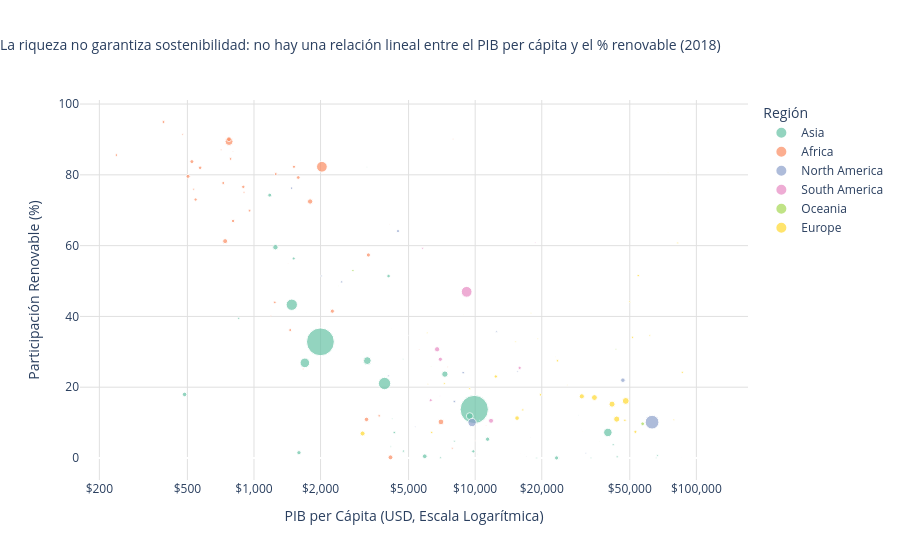

This figure's notebook cell:
### Markdown cell above
### Pregunta 3: Riqueza vs. renovables

### Code cell
year_sel = 2018
df_y = final_dataset[(final_dataset['year'] == year_sel) & (~final_dataset['is_region']) & final_dataset['region'].notna()].copy()
df_y = df_y.dropna(subset=['gdp_per_capita', 'renewable_share_of_total_energy'])

fig = px.scatter(
    df_y,
    x='gdp_per_capita',
    y='renewable_share_of_total_energy',
    size='population',
    color='region',
    hover_name='country',
    log_x=True,
    color_discrete_sequence=px.colors.qualitative.Set2,
    labels={
        'gdp_per_capita': 'PIB per Cápita (USD, Escala Logarítmica)',
        'renewable_share_of_total_energy': 'Participación Renovable (%)',
        'region': 'Región'
    },
    title=f'La riqueza no garantiza sostenibilidad: no hay una relación lineal entre el PIB per cápita y el % renovable ({year_sel})'
)
fig.update_layout(
    plot_bgcolor='white',
    title_x=0.0,
    title_font_size=14,
    xaxis=dict(
        showgrid=True, gridcolor='#E0E0E0',
        tickvals=[200, 500, 1000, 2000, 5000, 10000, 20000, 50000, 100000],
        ticktext=['$200', '$500', '$1,000', '$2,000', '$5,000', '$10,000', '$20,000', '$50,000', '$100,000']
    ),
    yaxis=dict(showgrid=True, gridcolor='#E0E0E0')
)
fig.show()

### Figure 1 — Plotly figure (JSON) as saved in the notebook; plotly's stock layout.template omitted (floating-point values rounded to 4 significant figures)
{"data": [{"hovertemplate": "<b>%{hovertext}</b><br><br>Región=Asia<br>PIB per Cápita (USD, Escala Logarítmica)=%{x}<br>Participación Renovable (%)=%{y}<br>population=%{marker.size}<extra></extra>", "hovertext": ["Afghanistan", "Armenia", "Azerbaijan", "Bahrain", "Bangladesh", "Bhutan", "Cambodia", "China", "Cyprus", "Georgia", "India", "Indonesia", "Iraq", "Israel", "Japan", "Jordan", "Kazakhstan", "Kuwait", "Lebanon", "Malaysia", "Maldives", "Mongolia", "Myanmar", "Nepal", "Oman", "Pakistan", "Philippines", "Qatar", "Saudi Arabia", "Singapore", "Sri Lanka", "Tajikistan", "Thailand", "Turkey", "Turkmenistan", "United Arab Emirates", "Uzbekistan"], "legendgroup": "Asia", "marker": {"color": "rgb(102,194,165)", "size": [36740000.0, 2910000.0, 10040000.0, 1498000.0, 163500000.0, 759800.0, 16270000.0, 1419000000.0, 1271000.0, 3795000.0, 1375000000.0, 270000000.0, 40270000.0, 8510000.0, 126900000.0, 10460000.0, 18930000.0, 4323000.0, 5984000.0, 32910000.0, 473100.0, 3168000.0, 52270000.0, 28080000.0, 4598000.0, 226900000.0, 109500000.0, 2761000.0, 30370000.0, 5634000.0, 22250000.0, 9307000.0, 71380000.0, 84420000.0, 6656000.0, 9347000.0, 32370000.0], "sizemode": "area", "sizeref": 3548000.0, "symbol": "circle"}, "mode": "markers", "name": "Asia", "orientation": "v", "showlegend": true, "type": "scatter", "x": [485.7, 4221.0, 4740.0, 24090.0, 1698.0, 3243.0, 1512.0, 9905.0, 29330.0, 4723.0, 1997.0, 3894.0, 5916.0, 42060.0, 39810.0, 4308.0, 9813.0, 33400.0, 8058.0, 11380.0, 10280.0, 4157.0, 1250.0, 1179.0, 18950.0, 1482.0, 3252.0, 65910.0, 23340.0, 66680.0, 4059.0, 853.2, 7297.0, 9454.0, 6967.0, 43840.0, 1597.0], "xaxis": "x", "y": [17.96, 11.13, 1.93, 0.0, 26.88, 82.22, 56.38, 13.71, 12.11, 27.94, 32.82, 21.05, 0.49, 3.75, 7.22, 7.2, 1.88, 0.03, 4.75, 5.31, 1.12, 3.26, 59.55, 74.27, 0.0, 43.3, 27.51, 0.05, 0.02, 0.73, 51.4, 39.47, 23.7, 11.83, 0.06, 0.32, 1.49], "yaxis": "y"}, {"hovertemplate": "<b>%{hovertext}</b><br><br>Región=Africa<br>PIB per Cápita (USD, Escala Logarítmica)=%{x}<br>Participación Renovable (%)=%{y}<br>population=%{marker.size}<extra></extra>", "hovertext": ["Algeria", "Angola", "Benin", "Botswana", "Burkina Faso", "Burundi", "Cameroon", "Central African Republic", "Chad", "Comoros", "Djibouti", "Equatorial Guinea", "Eswatini", "Ethiopia", "Gabon", "Ghana", "Guinea", "Guinea-Bissau", "Kenya", "Lesotho", "Liberia", "Libya", "Madagascar", "Malawi", "Mali", "Mauritania", "Mauritius", "Morocco", "Mozambique", "Namibia", "Niger", "Nigeria", "Rwanda", "Sao Tome and Principe", "Senegal", "Seychelles", "Sierra Leone", "Somalia", "South Africa", "Sudan", "Togo", "Tunisia", "Uganda", "Zambia", "Zimbabwe"], "legendgroup": "Africa", "marker": {"color": "rgb(252,141,98)", "size": [42510000.0, 31300000.0, 12380000.0, 2299000.0, 20440000.0, 11860000.0, 24810000.0, 4879000.0, 16160000.0, 771600.0, 1072000.0, 1616000.0, 1169000.0, 112700000.0, 2212000.0, 30640000.0, 12700000.0, 1922000.0, 50210000.0, 2184000.0, 4945000.0, 6849000.0, 27490000.0, 18530000.0, 20440000.0, 4338000.0, 1289000.0, 35840000.0, 29020000.0, 2577000.0, 22190000.0, 204900000.0, 12490000.0, 210200.0, 15910000.0, 115100.0, 7555000.0, 15450000.0, 58610000.0, 44230000.0, 7458000.0, 11770000.0, 41570000.0, 17970000.0, 15030000.0], "sizemode": "area", "sizeref": 3548000.0, "symbol": "circle"}, "mode": "markers", "name": "Africa", "orientation": "v", "showlegend": true, "type": "scatter", "x": [4142.0, 3290.0, 1242.0, 7504.0, 804.5, 238.8, 1585.0, 476.0, 726.2, 1428.0, 3142.0, 10010.0, 4106.0, 771.5, 7959.0, 2261.0, 955.1, 802.8, 1794.0, 1192.0, 710.3, 7877.0, 523.9, 544.6, 894.8, 1670.0, 11210.0, 3227.0, 503.3, 5588.0, 570.7, 2028.0, 783.6, 1954.0, 1458.0, 15990.0, 534.0, 389.8, 7005.0, 740.7, 901.5, 3681.0, 770.6, 1516.0, 1255.0], "xaxis": "x", "y": [0.19, 57.36, 43.97, 25.76, 66.97, 85.58, 79.25, 91.42, 77.7, 55.01, 27.84, 4.91, 66.07, 89.42, 90.13, 41.48, 69.88, 86.59, 72.47, 40.22, 87.06, 2.75, 83.74, 73.03, 76.61, 25.17, 9.19, 10.9, 79.57, 30.66, 82.0, 82.28, 84.5, 37.85, 36.15, 1.24, 75.95, 94.93, 10.19, 61.27, 75.08, 11.91, 90.07, 82.28, 80.23], "yaxis": "y"}, {"hovertemplate": "<b>%{hovertext}</b><br><br>Región=North America<br>PIB per Cápita (USD, Escala Logarítmica)=%{x}<br>Participación Renovable (%)=%{y}<br>population=%{marker.size}<extra></extra>", "hovertext": ["Antigua and Barbuda", "Aruba", "Barbados", "Belize", "Bermuda", "Canada", "Cayman Islands", "Costa Rica", "Cuba", "Dominica", "Dominican Republic", "El Salvador", "Grenada", "Guatemala", "Haiti", "Honduras", "Jamaica", "Mexico", "Nicaragua", "Panama", "Puerto Rico", "Trinidad and Tobago", "United States"], "legendgroup": "North America", "marker": {"color": "rgb(141,160,203)", "size": [90940.0, 106400.0, 280700.0, 380200.0, 63850.0, 37290000.0, 65960.0, 4958000.0, 11230000.0, 68200.0, 10780000.0, 6220000.0, 115700.0, 16850000.0, 10960000.0, 9765000.0, 2820000.0, 124600000.0, 6400000.0, 4168000.0, 3290000.0, 1471000.0, 335100000.0], "sizemode": "area", "sizeref": 3548000.0, "symbol": "circle"}, "mode": "markers", "name": "North America", "orientation": "v", "showlegend": true, "type": "scatter", "x": [16680.0, 30250.0, 17750.0, 5001.0, 113000.0, 46550.0, 86060.0, 12490.0, 8824.0, 7687.0, 8051.0, 4053.0, 10470.0, 4478.0, 1479.0, 2493.0, 5360.0, 9687.0, 2015.0, 15540.0, 31600.0, 17040.0, 63060.0], "xaxis": "x", "y": [0.9, 8.02, 5.79, 34.64, 0.67, 21.99, 0.01, 35.7, 24.11, 8.3, 15.95, 23.21, 10.69, 64.12, 76.25, 49.76, 8.88, 10.03, 51.44, 24.44, 1.36, 0.45, 10.12], "yaxis": "y"}, {"hovertemplate": "<b>%{hovertext}</b><br><br>Región=South America<br>PIB per Cápita (USD, Escala Logarítmica)=%{x}<br>Participación Renovable (%)=%{y}<br>population=%{marker.size}<extra></extra>", "hovertext": ["Argentina", "Brazil", "Chile", "Colombia", "Ecuador", "Guyana", "Paraguay", "Peru", "Suriname", "Uruguay"], "legendgroup": "South America", "marker": {"color": "rgb(231,138,195)", "size": [44650000.0, 206100000.0, 18890000.0, 49020000.0, 17050000.0, 791600.0, 6427000.0, 31900000.0, 599500.0, 3395000.0], "sizemode": "area", "sizeref": 3548000.0, "symbol": "circle"}, "mode": "markers", "name": "South America", "orientation": "v", "showlegend": true, "type": "scatter", "x": [11800.0, 9151.0, 15890.0, 6730.0, 6296.0, 6146.0, 5783.0, 6958.0, 6938.0, 18700.0], "xaxis": "x", "y": [10.52, 46.95, 25.46, 30.72, 16.33, 16.81, 59.24, 27.89, 17.55, 60.86], "yaxis": "y"}, {"hovertemplate": "<b>%{hovertext}</b><br><br>Región=Oceania<br>PIB per Cápita (USD, Escala Logarítmica)=%{x}<br>Participación Renovable (%)=%{y}<br>population=%{marker.size}<extra></extra>", "hovertext": ["Australia", "Fiji", "Kiribati", "Nauru", "New Caledonia", "New Zealand", "Papua New Guinea", "Samoa", "Solomon Islands", "Tonga", "Tuvalu", "Vanuatu"], "legendgroup": "Oceania", "marker": {"color": "rgb(166,216,84)", "size": [25120000.0, 917200.0, 122100.0, 11500.0, 283600.0, 4901000.0, 9395000.0, 207600.0, 709100.0, 105600.0, 10780.0, 285300.0], "sizemode": "area", "sizeref": 3548000.0, "symbol": "circle"}, "mode": "markers", "name": "Oceania", "orientation": "v", "showlegend": true, "type": "scatter", "x": [57180.0, 6317.0, 1728.0, 11610.0, 36380.0, 43310.0, 2801.0, 4188.0, 2412.0, 4741.0, 3702.0, 3125.0], "xaxis": "x", "y": [9.67, 25.8, 41.03, 0.66, 4.77, 30.73, 52.96, 36.63, 48.64, 1.78, 8.32, 29.96], "yaxis": "y"}, {"hovertemplate": "<b>%{hovertext}</b><br><br>Región=Europe<br>PIB per Cápita (USD, Escala Logarítmica)=%{x}<br>Participación Renovable (%)=%{y}<br>population=%{marker.size}<extra></extra>", "hovertext": ["Austria", "Belarus", "Belgium", "Bosnia and Herzegovina", "Bulgaria", "Croatia", "Denmark", "Estonia", "Finland", "France", "Germany", "Greece", "Hungary", "Iceland", "Ireland", "Italy", "Latvia", "Lithuania", "Luxembourg", "Malta", "Montenegro", "Netherlands", "North Macedonia", "Norway", "Poland", "Portugal", "Romania", "Serbia", "Slovenia", "Spain", "Sweden", "Switzerland", "Ukraine", "United Kingdom"], "legendgroup": "Europe", "marker": {"color": "rgb(255,217,47)", "size": [8842000.0, 9480000.0, 11430000.0, 3387000.0, 7025000.0, 4025000.0, 5794000.0, 1322000.0, 5516000.0, 65520000.0, 83370000.0, 10730000.0, 9774000.0, 352900.0, 4873000.0, 60280000.0, 1928000.0, 2802000.0, 608100.0, 484600.0, 615800.0, 17420000.0, 1920000.0, 5312000.0, 38240000.0, 10330000.0, 19600000.0, 7020000.0, 2069000.0, 47090000.0, 10180000.0, 8516000.0, 45210000.0, 66750000.0], "sizemode": "area", "sizeref": 3548000.0, "symbol": "circle"}, "mode": "markers", "name": "Europe", "orientation": "v", "showlegend": true, "type": "scatter", "x": [51460.0, 6360.0, 47520.0, 6070.0, 9447.0, 15230.0, 61590.0, 23050.0, 49960.0, 41570.0, 47950.0, 19750.0, 16430.0, 74470.0, 79070.0, 34610.0, 17860.0, 19180.0, 117200.0, 30670.0, 8846.0, 53020.0, 6109.0, 82270.0, 15470.0, 23550.0, 12400.0, 7252.0, 26100.0, 30350.0, 54590.0, 86390.0, 3097.0, 43650.0], "xaxis": "x", "y": [34.11, 7.22, 10.66, 35.4, 19.6, 32.83, 34.67, 28.59, 44.17, 15.21, 16.12, 17.86, 13.58, 80.71, 10.78, 17.08, 40.97, 33.73, 16.09, 7.54, 40.6, 7.39, 20.87, 60.75, 11.27, 27.47, 23.03, 21.05, 20.61, 17.42, 51.54, 24.2, 6.92, 10.99], "yaxis": "y"}], "layout": {"legend": {"itemsizing": "constant", "title": {"text": "Región"}, "tracegroupgap": 0}, "plot_bgcolor": "white", "title": {"font": {"size": 14}, "text": "La riqueza no garantiza sostenibilidad: no hay una relación lineal entre el PIB per cápita y el % renovable (2018)", "x": 0.0}, "xaxis": {"anchor": "y", "domain": [0.0, 1.0], "gridcolor": "#E0E0E0", "showgrid": true, "ticktext": ["$200", "$500", "$1,000", "$2,000", "$5,000", "$10,000", "$20,000", "$50,000", "$100,000"], "tickvals": [200, 500, 1000, 2000, 5000, 10000, 20000, 50000, 100000], "title": {"text": "PIB per Cápita (USD, Escala Logarítmica)"}, "type": "log"}, "yaxis": {"anchor": "x", "domain": [0.0, 1.0], "gridcolor": "#E0E0E0", "showgrid": true, "title": {"text": "Participación Renovable (%)"}}}}
